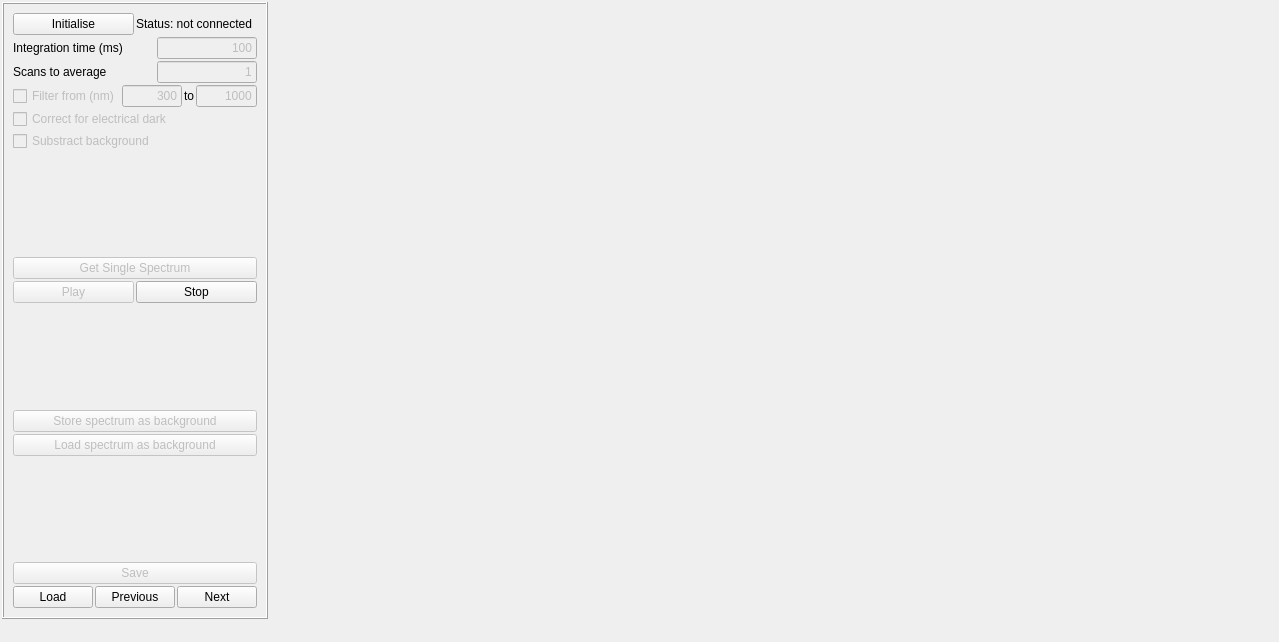
<?xml version="1.0" encoding="UTF-8"?>
<ui version="4.0">
 <class>spectrometer_widget</class>
 <widget class="QWidget" name="spectrometer_widget">
  <property name="geometry">
   <rect>
    <x>0</x>
    <y>0</y>
    <width>1279</width>
    <height>642</height>
   </rect>
  </property>
  <property name="sizePolicy">
   <sizepolicy hsizetype="Expanding" vsizetype="Expanding">
    <horstretch>0</horstretch>
    <verstretch>0</verstretch>
   </sizepolicy>
  </property>
  <property name="windowTitle">
   <string>Spectrometer</string>
  </property>
  <widget class="QWidget" name="horizontalLayoutWidget">
   <property name="geometry">
    <rect>
     <x>0</x>
     <y>0</y>
     <width>1051</width>
     <height>621</height>
    </rect>
   </property>
   <layout class="QHBoxLayout" name="main_layout" stretch="1,4">
    <property name="sizeConstraint">
     <enum>QLayout::SetMinimumSize</enum>
    </property>
    <property name="leftMargin">
     <number>2</number>
    </property>
    <property name="topMargin">
     <number>2</number>
    </property>
    <property name="rightMargin">
     <number>2</number>
    </property>
    <property name="bottomMargin">
     <number>2</number>
    </property>
    <item>
     <widget class="QFrame" name="control_frame">
      <property name="maximumSize">
       <size>
        <width>350</width>
        <height>600</height>
       </size>
      </property>
      <property name="frameShape">
       <enum>QFrame::Box</enum>
      </property>
      <property name="frameShadow">
       <enum>QFrame::Raised</enum>
      </property>
      <layout class="QVBoxLayout" name="control_layout">
       <property name="spacing">
        <number>2</number>
       </property>
       <property name="sizeConstraint">
        <enum>QLayout::SetMaximumSize</enum>
       </property>
       <item>
        <layout class="QHBoxLayout" name="initialise_layout">
         <item>
          <widget class="QPushButton" name="initialise_button">
           <property name="text">
            <string>Initialise</string>
           </property>
          </widget>
         </item>
         <item>
          <widget class="QLabel" name="initialise_label">
           <property name="text">
            <string>Status: not connected</string>
           </property>
           <property name="textFormat">
            <enum>Qt::AutoText</enum>
           </property>
          </widget>
         </item>
        </layout>
       </item>
       <item>
        <layout class="QHBoxLayout" name="integration_time_layout">
         <item>
          <widget class="QLabel" name="integration_time_label">
           <property name="text">
            <string>Integration time (ms)</string>
           </property>
          </widget>
         </item>
         <item>
          <widget class="QLineEdit" name="integration_time_edit">
           <property name="enabled">
            <bool>false</bool>
           </property>
           <property name="sizePolicy">
            <sizepolicy hsizetype="Maximum" vsizetype="Fixed">
             <horstretch>0</horstretch>
             <verstretch>0</verstretch>
            </sizepolicy>
           </property>
           <property name="maximumSize">
            <size>
             <width>100</width>
             <height>100</height>
            </size>
           </property>
           <property name="text">
            <string>100</string>
           </property>
           <property name="alignment">
            <set>Qt::AlignRight|Qt::AlignTrailing|Qt::AlignVCenter</set>
           </property>
          </widget>
         </item>
        </layout>
       </item>
       <item>
        <layout class="QHBoxLayout" name="scans_average_layout">
         <item>
          <widget class="QLabel" name="scans_average_label">
           <property name="text">
            <string>Scans to average</string>
           </property>
          </widget>
         </item>
         <item>
          <widget class="QLineEdit" name="scans_average_edit">
           <property name="enabled">
            <bool>false</bool>
           </property>
           <property name="sizePolicy">
            <sizepolicy hsizetype="Maximum" vsizetype="Fixed">
             <horstretch>0</horstretch>
             <verstretch>0</verstretch>
            </sizepolicy>
           </property>
           <property name="maximumSize">
            <size>
             <width>100</width>
             <height>100</height>
            </size>
           </property>
           <property name="text">
            <string>1</string>
           </property>
           <property name="alignment">
            <set>Qt::AlignRight|Qt::AlignTrailing|Qt::AlignVCenter</set>
           </property>
          </widget>
         </item>
        </layout>
       </item>
       <item>
        <layout class="QHBoxLayout" name="filter_layout">
         <item>
          <widget class="QCheckBox" name="filter_checkbox">
           <property name="enabled">
            <bool>false</bool>
           </property>
           <property name="text">
            <string>Filter from (nm)</string>
           </property>
          </widget>
         </item>
         <item>
          <widget class="QLineEdit" name="filter_lower_limit_edit">
           <property name="enabled">
            <bool>false</bool>
           </property>
           <property name="sizePolicy">
            <sizepolicy hsizetype="Maximum" vsizetype="Fixed">
             <horstretch>0</horstretch>
             <verstretch>0</verstretch>
            </sizepolicy>
           </property>
           <property name="maximumSize">
            <size>
             <width>70</width>
             <height>100</height>
            </size>
           </property>
           <property name="layoutDirection">
            <enum>Qt::RightToLeft</enum>
           </property>
           <property name="text">
            <string>300</string>
           </property>
           <property name="alignment">
            <set>Qt::AlignRight|Qt::AlignTrailing|Qt::AlignVCenter</set>
           </property>
          </widget>
         </item>
         <item>
          <widget class="QLabel" name="to_label">
           <property name="text">
            <string>to</string>
           </property>
          </widget>
         </item>
         <item>
          <widget class="QLineEdit" name="filter_upper_limit_edit">
           <property name="enabled">
            <bool>false</bool>
           </property>
           <property name="sizePolicy">
            <sizepolicy hsizetype="Maximum" vsizetype="Fixed">
             <horstretch>0</horstretch>
             <verstretch>0</verstretch>
            </sizepolicy>
           </property>
           <property name="maximumSize">
            <size>
             <width>70</width>
             <height>100</height>
            </size>
           </property>
           <property name="layoutDirection">
            <enum>Qt::LeftToRight</enum>
           </property>
           <property name="text">
            <string>1000</string>
           </property>
           <property name="alignment">
            <set>Qt::AlignRight|Qt::AlignTrailing|Qt::AlignVCenter</set>
           </property>
          </widget>
         </item>
        </layout>
       </item>
       <item>
        <layout class="QHBoxLayout" name="electrical_dark_layout">
         <item>
          <widget class="QCheckBox" name="electrical_dark_checkbox">
           <property name="enabled">
            <bool>false</bool>
           </property>
           <property name="text">
            <string>Correct for electrical dark</string>
           </property>
          </widget>
         </item>
        </layout>
       </item>
       <item>
        <layout class="QHBoxLayout" name="substract_background_layout">
         <item>
          <widget class="QCheckBox" name="substract_background_checkbox">
           <property name="enabled">
            <bool>false</bool>
           </property>
           <property name="text">
            <string>Substract background</string>
           </property>
          </widget>
         </item>
        </layout>
       </item>
       <item>
        <spacer name="verticalSpacer">
         <property name="orientation">
          <enum>Qt::Vertical</enum>
         </property>
         <property name="sizeHint" stdset="0">
          <size>
           <width>20</width>
           <height>40</height>
          </size>
         </property>
        </spacer>
       </item>
       <item>
        <layout class="QVBoxLayout" name="measure_layout">
         <item>
          <widget class="QPushButton" name="single_spectrum_button">
           <property name="enabled">
            <bool>false</bool>
           </property>
           <property name="text">
            <string>Get Single Spectrum</string>
           </property>
           <property name="checkable">
            <bool>false</bool>
           </property>
           <property name="checked">
            <bool>false</bool>
           </property>
           <property name="autoRepeat">
            <bool>false</bool>
           </property>
           <property name="autoRepeatDelay">
            <number>300</number>
           </property>
           <property name="autoDefault">
            <bool>false</bool>
           </property>
           <property name="default">
            <bool>false</bool>
           </property>
           <property name="flat">
            <bool>false</bool>
           </property>
          </widget>
         </item>
         <item>
          <layout class="QHBoxLayout" name="play_stop_layout">
           <item>
            <widget class="QPushButton" name="play_button">
             <property name="enabled">
              <bool>false</bool>
             </property>
             <property name="text">
              <string>Play</string>
             </property>
            </widget>
           </item>
           <item>
            <widget class="QPushButton" name="stop_button">
             <property name="text">
              <string>Stop</string>
             </property>
            </widget>
           </item>
          </layout>
         </item>
        </layout>
       </item>
       <item>
        <spacer name="verticalSpacer_2">
         <property name="orientation">
          <enum>Qt::Vertical</enum>
         </property>
         <property name="sizeHint" stdset="0">
          <size>
           <width>20</width>
           <height>40</height>
          </size>
         </property>
        </spacer>
       </item>
       <item>
        <widget class="QPushButton" name="store_background_button">
         <property name="enabled">
          <bool>false</bool>
         </property>
         <property name="text">
          <string>Store spectrum as background</string>
         </property>
        </widget>
       </item>
       <item>
        <widget class="QPushButton" name="load_background_button">
         <property name="enabled">
          <bool>false</bool>
         </property>
         <property name="text">
          <string>Load spectrum as background</string>
         </property>
        </widget>
       </item>
       <item>
        <spacer name="verticalSpacer_3">
         <property name="orientation">
          <enum>Qt::Vertical</enum>
         </property>
         <property name="sizeHint" stdset="0">
          <size>
           <width>20</width>
           <height>40</height>
          </size>
         </property>
        </spacer>
       </item>
       <item>
        <widget class="QPushButton" name="save_button">
         <property name="enabled">
          <bool>false</bool>
         </property>
         <property name="text">
          <string>Save</string>
         </property>
        </widget>
       </item>
       <item>
        <layout class="QHBoxLayout" name="load_layout">
         <item>
          <widget class="QPushButton" name="load_button">
           <property name="text">
            <string>Load</string>
           </property>
          </widget>
         </item>
         <item>
          <widget class="QPushButton" name="previous_button">
           <property name="text">
            <string>Previous</string>
           </property>
          </widget>
         </item>
         <item>
          <widget class="QPushButton" name="next_button">
           <property name="text">
            <string>Next</string>
           </property>
          </widget>
         </item>
        </layout>
       </item>
      </layout>
     </widget>
    </item>
    <item>
     <layout class="QGridLayout" name="plots_layout" rowstretch="1,1" columnstretch="3,2">
      <property name="sizeConstraint">
       <enum>QLayout::SetDefaultConstraint</enum>
      </property>
      <item row="0" column="0">
       <widget class="PlotWidget" name="current_spectrum_plot" native="true"/>
      </item>
      <item row="1" column="0">
       <widget class="PlotWidget" name="average_spectrum_plot" native="true"/>
      </item>
      <item row="0" column="1">
       <widget class="PlotWidget" name="spectrometer_counts_plot" native="true">
        <property name="sizePolicy">
         <sizepolicy hsizetype="Minimum" vsizetype="Minimum">
          <horstretch>0</horstretch>
          <verstretch>0</verstretch>
         </sizepolicy>
        </property>
        <property name="minimumSize">
         <size>
          <width>100</width>
          <height>100</height>
         </size>
        </property>
        <property name="maximumSize">
         <size>
          <width>100000</width>
          <height>100000</height>
         </size>
        </property>
       </widget>
      </item>
      <item row="1" column="1">
       <widget class="PlotWidget" name="spectrometer_counts_plot_2" native="true">
        <property name="sizePolicy">
         <sizepolicy hsizetype="Minimum" vsizetype="Minimum">
          <horstretch>0</horstretch>
          <verstretch>0</verstretch>
         </sizepolicy>
        </property>
        <property name="minimumSize">
         <size>
          <width>100</width>
          <height>100</height>
         </size>
        </property>
        <property name="maximumSize">
         <size>
          <width>100000</width>
          <height>100000</height>
         </size>
        </property>
       </widget>
      </item>
     </layout>
    </item>
   </layout>
  </widget>
 </widget>
 <customwidgets>
  <customwidget>
   <class>PlotWidget</class>
   <extends>QWidget</extends>
   <header>pyqtgraph</header>
   <container>1</container>
  </customwidget>
 </customwidgets>
 <resources/>
 <connections/>
 <slots>
  <slot>custom_function()</slot>
 </slots>
</ui>
